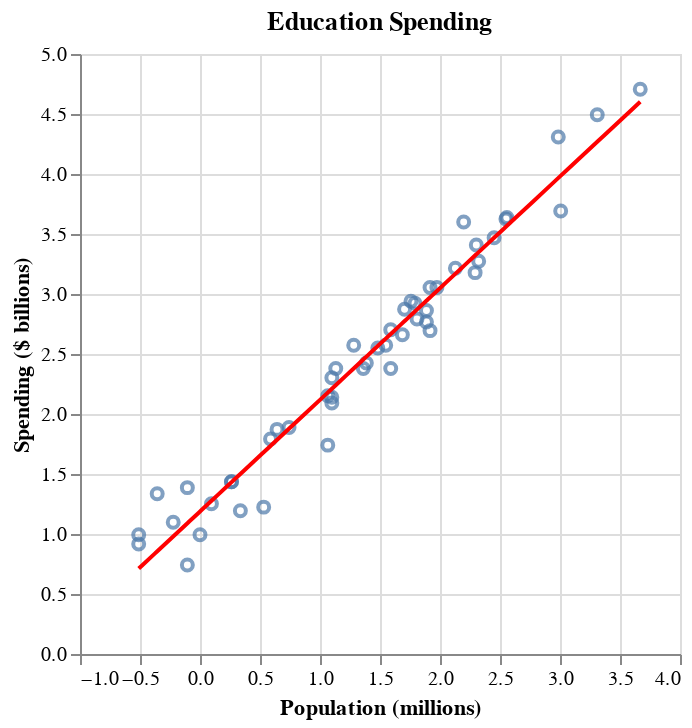

Notebook code for this chart:
### Markdown cell above
### Example 2.14 Education spending and population with logarithms
In this example we will take the log of both variables and fit a line.  Note how we're creating a temporary data frame here rather than modifying the one in the workspace.  This is a common practice when we're experimenting.

### Code cell
(let ((edu-spending (map-columns (select edu-spending t '(spending population))
				  #'(lambda (x)
				      (elog x))))
      (l-population (elog edu-spending:population))
      (l-spending   (elog edu-spending:spending)))
  (ips:plot
   (vega:defplot log-education-spending
     `(:title "Education Spending"
       :data (:values ,edu-spending)
       :layer #((:mark :point
	   :encoding (:x (:field :population  :type "quantitative" :title "Population (millions)")
                  :y (:field :spending    :type "quantitative" :title "Spending ($ billions)")))
		,(sctplt:fit-line l-population l-spending))))))

### Figure 1 — Vega-Lite specification as saved in the notebook (floating-point values rounded to 4 significant figures)
{"$schema": "https://vega.github.io/schema/vega-lite/v5.json", "data": {"values": [{"population": -0.5108, "spending": 0.9933}, {"population": 1.758, "spending": 2.939}, {"population": 0.5878, "spending": 1.792}, {"population": 1.974, "spending": 3.054}, {"population": 2.128, "spending": 3.215}, {"population": -0.5108, "spending": 0.9163}, {"population": 1.099, "spending": 2.303}, {"population": 3.311, "spending": 4.493}, {"population": 1.887, "spending": 2.766}, {"population": -0.1054, "spending": 0.7419}, {"population": 1.589, "spending": 2.38}, {"population": 0.09531, "spending": 1.253}, {"population": 2.549, "spending": 3.624}, {"population": 1.386, "spending": 2.425}, {"population": 1.361, "spending": 2.38}, {"population": 2.451, "spending": 3.469}, {"population": -0.2231, "spending": 1.099}, {"population": 2.303, "spending": 3.408}, {"population": 2.986, "spending": 4.308}, {"population": 0.7419, "spending": 1.887}, {"population": 2.197, "spending": 3.6}, {"population": 0.2624, "spending": 1.435}, {"population": 1.065, "spending": 1.74}, {"population": 0.6419, "spending": 1.872}, {"population": 0, "spending": 0.9933}, {"population": 1.808, "spending": 2.791}, {"population": 1.099, "spending": 2.092}, {"population": 1.705, "spending": 2.874}, {"population": 2.293, "spending": 3.178}, {"population": 1.917, "spending": 3.054}, {"population": 1.792, "spending": 2.923}, {"population": 0.2624, "spending": 1.435}, {"population": 1.548, "spending": 2.573}, {"population": 1.482, "spending": 2.549}, {"population": 1.065, "spending": 2.152}, {"population": 1.131, "spending": 2.38}, {"population": 1.887, "spending": 2.862}, {"population": 2.557, "spending": 3.638}, {"population": 0.5306, "spending": 1.224}, {"population": 0.3365, "spending": 1.194}, {"population": 2.322, "spending": 3.273}, {"population": 3.006, "spending": 3.691}, {"population": -0.1054, "spending": 1.386}, {"population": 1.281, "spending": 2.573}, {"population": 1.686, "spending": 2.66}, {"population": 3.669, "spending": 4.707}, {"population": 1.099, "spending": 2.14}, {"population": 1.917, "spending": 2.695}, {"population": -0.3567, "spending": 1.335}, {"population": 1.589, "spending": 2.701}]}, "layer": [{"encoding": {"x": {"field": "population", "title": "Population (millions)", "type": "quantitative"}, "y": {"field": "spending", "title": "Spending ($ billions)", "type": "quantitative"}}, "mark": "point"}, {"data": {"values": [{"x": -0.5108, "y": 0.7119}, {"x": 1.758, "y": 2.824}, {"x": 0.5878, "y": 1.734}, {"x": 1.974, "y": 3.025}, {"x": 2.128, "y": 3.168}, {"x": -0.5108, "y": 0.7119}, {"x": 1.099, "y": 2.21}, {"x": 3.311, "y": 4.269}, {"x": 1.887, "y": 2.944}, {"x": -0.1054, "y": 1.089}, {"x": 1.589, "y": 2.667}, {"x": 0.09531, "y": 1.276}, {"x": 2.549, "y": 3.56}, {"x": 1.386, "y": 2.478}, {"x": 1.361, "y": 2.454}, {"x": 2.451, "y": 3.469}, {"x": -0.2231, "y": 0.9796}, {"x": 2.303, "y": 3.331}, {"x": 2.986, "y": 3.966}, {"x": 0.7419, "y": 1.878}, {"x": 2.197, "y": 3.233}, {"x": 0.2624, "y": 1.432}, {"x": 1.065, "y": 2.178}, {"x": 0.6419, "y": 1.785}, {"x": 0, "y": 1.187}, {"x": 1.808, "y": 2.87}, {"x": 1.099, "y": 2.21}, {"x": 1.705, "y": 2.774}, {"x": 2.293, "y": 3.321}, {"x": 1.917, "y": 2.972}, {"x": 1.792, "y": 2.855}, {"x": 0.2624, "y": 1.432}, {"x": 1.548, "y": 2.628}, {"x": 1.482, "y": 2.566}, {"x": 1.065, "y": 2.178}, {"x": 1.131, "y": 2.24}, {"x": 1.887, "y": 2.944}, {"x": 2.557, "y": 3.568}, {"x": 0.5306, "y": 1.681}, {"x": 0.3365, "y": 1.501}, {"x": 2.322, "y": 3.349}, {"x": 3.006, "y": 3.985}, {"x": -0.1054, "y": 1.089}, {"x": 1.281, "y": 2.38}, {"x": 1.686, "y": 2.757}, {"x": 3.669, "y": 4.602}, {"x": 1.099, "y": 2.21}, {"x": 1.917, "y": 2.972}, {"x": -0.3567, "y": 0.8553}, {"x": 1.589, "y": 2.667}]}, "encoding": {"x": {"field": "x", "type": "quantitative"}, "y": {"field": "y", "type": "quantitative"}}, "mark": {"color": "red", "interpolate": "basis", "type": "line"}}], "title": "Education Spending"}
